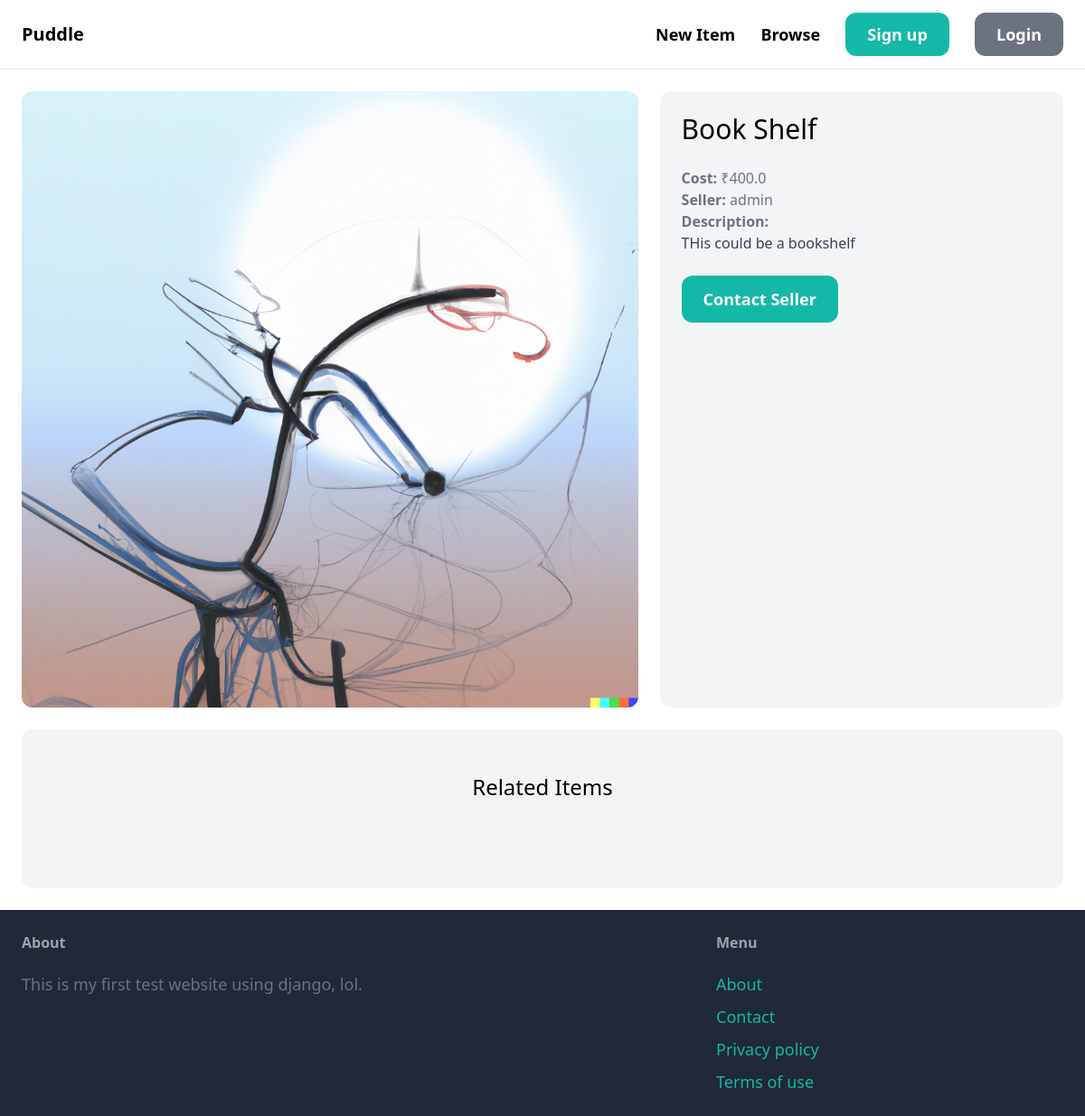
Screenshot of /items/3/ with the database file from the repository.
### item/models.py (models this page shows, shortened)
class Item(models.Model):
     category = models.ForeignKey(Category, related_name='items', on_delete=models.CASCADE)
     name = models.CharField(max_length=255)
     description = models.TextField(blank=True, null=True)
     price = models.FloatField()
     image = models.ImageField(upload_to='item_images', blank=True, null=True)
     is_sold = models.BooleanField(default=False)
     created_at = models.DateTimeField(auto_now_add=True)
     created_by = models.ForeignKey(User, related_name='items', on_delete=models.CASCADE)

### item/views.py (the view)
# urls.py: path('<int:pk>/', views.detail, name='detail')
def detail(request, pk):
    item = get_object_or_404(Item, pk=pk)
    related_items = Item.objects.filter(category=item.category, is_sold=False).exclude(pk=pk)[0:3]
    return render(request, 'item/detail.html', {
        'item': item,
        'related_items': related_items
    })

### item/templates/item/detail.html (shortened to what this page needs)
{% extends 'core/base.html' %}
{% block content %}
    <div class="grid grid-cols-5 gap-6">
        <div class="col-span-3">
            <img src="{{ item.image.url }}" alt="" class="rounded-xl">
        </div>
        <div class="col-span-2 p-6 bg-gray-100 rounded-xl">
            <h1 class="mb-6 text-3xl ">{{ item.name }}</h1>
            <p class="text-gray-500"><strong>Cost:</strong> ₹{{ item.price }}</p>
            <p class="text-gray-500"><strong>Seller:</strong> {{ item.created_by.username }}</p>
            {% if item.description %}
            <p class="text-gray-700">
                <strong class="text-gray-500">Description:</strong><br>
                {{ item.description }}
            </p>
            {% endif %}
            <a href="#" class="inline-block mt-6 px-6 py-3 text-lg font-semibold bg-teal-500 text-white rounded-xl hover:bg-teal-700">Contact Seller</a>
        </div>
    </div>
    <div class="mt-6 px-6 py-12 bg-gray-100 rounded-xl">
        <h2 class="mb-12 text-2xl text-center">Related Items</h2>
    </div>
{% endblock %}

### rows the page displays
Item: image (picture), name "Book Shelf", price "400.0", created_by.username "admin", description "THis could be a bookshelf"
